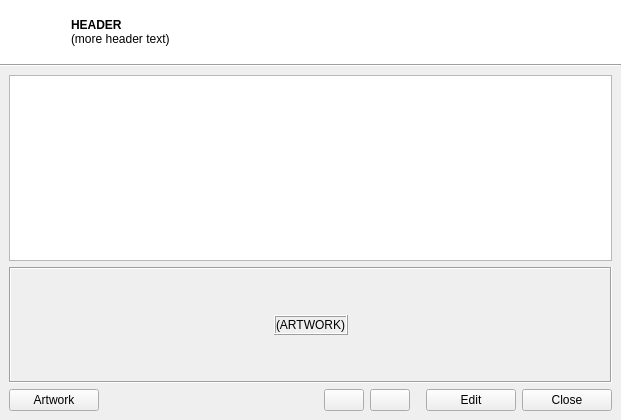
<?xml version="1.0" encoding="UTF-8"?>
<ui version="4.0">
 <class>MetaInfo</class>
 <widget class="QDialog" name="MetaInfo">
  <property name="geometry">
   <rect>
    <x>0</x>
    <y>0</y>
    <width>621</width>
    <height>420</height>
   </rect>
  </property>
  <property name="windowTitle">
   <string>Meta Information</string>
  </property>
  <layout class="QVBoxLayout" name="verticalLayout_2">
   <property name="margin">
    <number>0</number>
   </property>
   <item>
    <layout class="QVBoxLayout" name="verticalLayout">
     <property name="spacing">
      <number>0</number>
     </property>
     <item>
      <widget class="QFrame" name="headerFrame">
       <property name="minimumSize">
        <size>
         <width>0</width>
         <height>64</height>
        </size>
       </property>
       <property name="maximumSize">
        <size>
         <width>16777215</width>
         <height>64</height>
        </size>
       </property>
       <property name="palette">
        <palette>
         <active>
          <colorrole role="Base">
           <brush brushstyle="SolidPattern">
            <color alpha="255">
             <red>255</red>
             <green>255</green>
             <blue>255</blue>
            </color>
           </brush>
          </colorrole>
          <colorrole role="Window">
           <brush brushstyle="SolidPattern">
            <color alpha="255">
             <red>255</red>
             <green>255</green>
             <blue>255</blue>
            </color>
           </brush>
          </colorrole>
         </active>
         <inactive>
          <colorrole role="Base">
           <brush brushstyle="SolidPattern">
            <color alpha="255">
             <red>255</red>
             <green>255</green>
             <blue>255</blue>
            </color>
           </brush>
          </colorrole>
          <colorrole role="Window">
           <brush brushstyle="SolidPattern">
            <color alpha="255">
             <red>255</red>
             <green>255</green>
             <blue>255</blue>
            </color>
           </brush>
          </colorrole>
         </inactive>
         <disabled>
          <colorrole role="Base">
           <brush brushstyle="SolidPattern">
            <color alpha="255">
             <red>255</red>
             <green>255</green>
             <blue>255</blue>
            </color>
           </brush>
          </colorrole>
          <colorrole role="Window">
           <brush brushstyle="SolidPattern">
            <color alpha="255">
             <red>255</red>
             <green>255</green>
             <blue>255</blue>
            </color>
           </brush>
          </colorrole>
         </disabled>
        </palette>
       </property>
       <property name="autoFillBackground">
        <bool>true</bool>
       </property>
       <property name="frameShape">
        <enum>QFrame::NoFrame</enum>
       </property>
       <property name="frameShadow">
        <enum>QFrame::Raised</enum>
       </property>
       <layout class="QHBoxLayout" name="horizontalLayout_3">
        <item>
         <layout class="QHBoxLayout" name="horizontalLayout_2">
          <item>
           <widget class="QLabel" name="label">
            <property name="maximumSize">
             <size>
              <width>56</width>
              <height>16777215</height>
             </size>
            </property>
            <property name="text">
             <string/>
            </property>
            <property name="pixmap">
             <pixmap resource="../res/Images.qrc">:/images/HeaderIcon_MetaInfo.png</pixmap>
            </property>
           </widget>
          </item>
          <item>
           <widget class="QLabel" name="labelHeaderText">
            <property name="font">
             <font>
              <weight>50</weight>
              <bold>false</bold>
             </font>
            </property>
            <property name="text">
             <string notr="true">&lt;b&gt;HEADER&lt;/b&gt;&lt;br&gt;(more header text)</string>
            </property>
           </widget>
          </item>
         </layout>
        </item>
       </layout>
      </widget>
     </item>
     <item>
      <widget class="QFrame" name="frame">
       <property name="maximumSize">
        <size>
         <width>16777215</width>
         <height>2</height>
        </size>
       </property>
       <property name="frameShape">
        <enum>QFrame::HLine</enum>
       </property>
       <property name="frameShadow">
        <enum>QFrame::Sunken</enum>
       </property>
      </widget>
     </item>
     <item>
      <layout class="QVBoxLayout" name="verticalLayout_3">
       <property name="spacing">
        <number>6</number>
       </property>
       <property name="margin">
        <number>9</number>
       </property>
       <item>
        <widget class="QTableView" name="tableView">
         <property name="contextMenuPolicy">
          <enum>Qt::CustomContextMenu</enum>
         </property>
         <property name="selectionMode">
          <enum>QAbstractItemView::SingleSelection</enum>
         </property>
         <property name="selectionBehavior">
          <enum>QAbstractItemView::SelectRows</enum>
         </property>
         <property name="wordWrap">
          <bool>false</bool>
         </property>
         <attribute name="horizontalHeaderHighlightSections">
          <bool>false</bool>
         </attribute>
         <attribute name="verticalHeaderHighlightSections">
          <bool>false</bool>
         </attribute>
        </widget>
       </item>
       <item>
        <widget class="QFrame" name="frameArtwork">
         <property name="contextMenuPolicy">
          <enum>Qt::CustomContextMenu</enum>
         </property>
         <property name="frameShape">
          <enum>QFrame::Box</enum>
         </property>
         <property name="frameShadow">
          <enum>QFrame::Sunken</enum>
         </property>
         <property name="lineWidth">
          <number>1</number>
         </property>
         <layout class="QGridLayout" name="gridLayout_2">
          <item row="0" column="0">
           <layout class="QGridLayout" name="gridLayout">
            <property name="spacing">
             <number>0</number>
            </property>
            <item row="0" column="1">
             <spacer name="verticalSpacer_2">
              <property name="orientation">
               <enum>Qt::Vertical</enum>
              </property>
              <property name="sizeHint" stdset="0">
               <size>
                <width>20</width>
                <height>40</height>
               </size>
              </property>
             </spacer>
            </item>
            <item row="2" column="1">
             <spacer name="verticalSpacer">
              <property name="orientation">
               <enum>Qt::Vertical</enum>
              </property>
              <property name="sizeHint" stdset="0">
               <size>
                <width>20</width>
                <height>40</height>
               </size>
              </property>
             </spacer>
            </item>
            <item row="1" column="1">
             <widget class="QFrame" name="frameArtworkInner">
              <property name="frameShape">
               <enum>QFrame::Box</enum>
              </property>
              <property name="frameShadow">
               <enum>QFrame::Raised</enum>
              </property>
              <layout class="QVBoxLayout" name="verticalLayout_5">
               <property name="spacing">
                <number>0</number>
               </property>
               <property name="margin">
                <number>0</number>
               </property>
               <item>
                <layout class="QVBoxLayout" name="verticalLayout_4">
                 <property name="spacing">
                  <number>0</number>
                 </property>
                 <property name="leftMargin">
                  <number>0</number>
                 </property>
                 <item>
                  <widget class="QLabel" name="labelArtwork">
                   <property name="contextMenuPolicy">
                    <enum>Qt::CustomContextMenu</enum>
                   </property>
                   <property name="text">
                    <string notr="true">(ARTWORK)</string>
                   </property>
                  </widget>
                 </item>
                </layout>
               </item>
              </layout>
             </widget>
            </item>
            <item row="1" column="2">
             <spacer name="horizontalSpacer_3">
              <property name="orientation">
               <enum>Qt::Horizontal</enum>
              </property>
              <property name="sizeHint" stdset="0">
               <size>
                <width>40</width>
                <height>20</height>
               </size>
              </property>
             </spacer>
            </item>
            <item row="1" column="0">
             <spacer name="horizontalSpacer_5">
              <property name="orientation">
               <enum>Qt::Horizontal</enum>
              </property>
              <property name="sizeHint" stdset="0">
               <size>
                <width>40</width>
                <height>20</height>
               </size>
              </property>
             </spacer>
            </item>
           </layout>
          </item>
         </layout>
        </widget>
       </item>
       <item>
        <layout class="QHBoxLayout" name="horizontalLayout">
         <item>
          <widget class="QPushButton" name="buttonArtwork">
           <property name="minimumSize">
            <size>
             <width>90</width>
             <height>0</height>
            </size>
           </property>
           <property name="text">
            <string>Artwork</string>
           </property>
           <property name="icon">
            <iconset resource="../res/Icons.qrc">
             <normaloff>:/icons/photo.png</normaloff>:/icons/photo.png</iconset>
           </property>
           <property name="iconSize">
            <size>
             <width>16</width>
             <height>16</height>
            </size>
           </property>
           <property name="checkable">
            <bool>true</bool>
           </property>
           <property name="autoDefault">
            <bool>false</bool>
           </property>
          </widget>
         </item>
         <item>
          <spacer name="horizontalSpacer">
           <property name="orientation">
            <enum>Qt::Horizontal</enum>
           </property>
           <property name="sizeHint" stdset="0">
            <size>
             <width>40</width>
             <height>20</height>
            </size>
           </property>
          </spacer>
         </item>
         <item>
          <widget class="QPushButton" name="upButton">
           <property name="text">
            <string/>
           </property>
           <property name="icon">
            <iconset resource="../res/Icons.qrc">
             <normaloff>:/icons/arrow_up.png</normaloff>:/icons/arrow_up.png</iconset>
           </property>
           <property name="iconSize">
            <size>
             <width>16</width>
             <height>16</height>
            </size>
           </property>
           <property name="autoDefault">
            <bool>false</bool>
           </property>
          </widget>
         </item>
         <item>
          <widget class="QPushButton" name="downButton">
           <property name="text">
            <string/>
           </property>
           <property name="icon">
            <iconset resource="../res/Icons.qrc">
             <normaloff>:/icons/arrow_down.png</normaloff>:/icons/arrow_down.png</iconset>
           </property>
           <property name="iconSize">
            <size>
             <width>16</width>
             <height>16</height>
            </size>
           </property>
           <property name="autoDefault">
            <bool>false</bool>
           </property>
          </widget>
         </item>
         <item>
          <spacer name="horizontalSpacer_2">
           <property name="orientation">
            <enum>Qt::Horizontal</enum>
           </property>
           <property name="sizeType">
            <enum>QSizePolicy::Fixed</enum>
           </property>
           <property name="sizeHint" stdset="0">
            <size>
             <width>10</width>
             <height>20</height>
            </size>
           </property>
          </spacer>
         </item>
         <item>
          <widget class="QPushButton" name="editButton">
           <property name="minimumSize">
            <size>
             <width>90</width>
             <height>0</height>
            </size>
           </property>
           <property name="text">
            <string>Edit</string>
           </property>
           <property name="icon">
            <iconset resource="../res/Icons.qrc">
             <normaloff>:/icons/table_edit.png</normaloff>:/icons/table_edit.png</iconset>
           </property>
           <property name="iconSize">
            <size>
             <width>16</width>
             <height>16</height>
            </size>
           </property>
           <property name="autoDefault">
            <bool>false</bool>
           </property>
          </widget>
         </item>
         <item>
          <widget class="QPushButton" name="closeButton">
           <property name="minimumSize">
            <size>
             <width>90</width>
             <height>0</height>
            </size>
           </property>
           <property name="text">
            <string>Close</string>
           </property>
           <property name="icon">
            <iconset resource="../res/Icons.qrc">
             <normaloff>:/icons/cross.png</normaloff>:/icons/cross.png</iconset>
           </property>
           <property name="iconSize">
            <size>
             <width>16</width>
             <height>16</height>
            </size>
           </property>
           <property name="autoDefault">
            <bool>false</bool>
           </property>
          </widget>
         </item>
        </layout>
       </item>
      </layout>
     </item>
    </layout>
   </item>
  </layout>
 </widget>
 <tabstops>
  <tabstop>closeButton</tabstop>
  <tabstop>upButton</tabstop>
  <tabstop>downButton</tabstop>
  <tabstop>editButton</tabstop>
  <tabstop>tableView</tabstop>
 </tabstops>
 <resources>
  <include location="../res/Icons.qrc"/>
  <include location="../res/Images.qrc"/>
  <include location="../res/Images.qrc"/>
  <include location="../res/Images.qrc"/>
  <include location="../res/Images.qrc"/>
  <include location="../res/Images.qrc"/>
  <include location="../res/Images.qrc"/>
  <include location="../res/Images.qrc"/>
  <include location="../res/Images.qrc"/>
  <include location="../res/Images.qrc"/>
  <include location="../res/Images.qrc"/>
  <include location="../res/Images.qrc"/>
  <include location="../res/Images.qrc"/>
  <include location="../res/Images.qrc"/>
  <include location="../res/Images.qrc"/>
  <include location="../res/Images.qrc"/>
  <include location="../res/Images.qrc"/>
  <include location="../res/Images.qrc"/>
  <include location="../res/Images.qrc"/>
  <include location="../res/Images.qrc"/>
  <include location="../res/Images.qrc"/>
  <include location="../res/Images.qrc"/>
  <include location="../res/Images.qrc"/>
  <include location="../res/Images.qrc"/>
  <include location="../res/Images.qrc"/>
  <include location="../res/Images.qrc"/>
  <include location="../res/Images.qrc"/>
 </resources>
 <connections>
  <connection>
   <sender>closeButton</sender>
   <signal>clicked()</signal>
   <receiver>MetaInfo</receiver>
   <slot>close()</slot>
   <hints>
    <hint type="sourcelabel">
     <x>609</x>
     <y>408</y>
    </hint>
    <hint type="destinationlabel">
     <x>310</x>
     <y>240</y>
    </hint>
   </hints>
  </connection>
  <connection>
   <sender>tableView</sender>
   <signal>activated(QModelIndex)</signal>
   <receiver>editButton</receiver>
   <slot>click()</slot>
   <hints>
    <hint type="sourcelabel">
     <x>310</x>
     <y>226</y>
    </hint>
    <hint type="destinationlabel">
     <x>468</x>
     <y>396</y>
    </hint>
   </hints>
  </connection>
  <connection>
   <sender>buttonArtwork</sender>
   <signal>clicked(bool)</signal>
   <receiver>tableView</receiver>
   <slot>setHidden(bool)</slot>
   <hints>
    <hint type="sourcelabel">
     <x>55</x>
     <y>396</y>
    </hint>
    <hint type="destinationlabel">
     <x>310</x>
     <y>217</y>
    </hint>
   </hints>
  </connection>
  <connection>
   <sender>buttonArtwork</sender>
   <signal>clicked(bool)</signal>
   <receiver>frameArtwork</receiver>
   <slot>setVisible(bool)</slot>
   <hints>
    <hint type="sourcelabel">
     <x>55</x>
     <y>396</y>
    </hint>
    <hint type="destinationlabel">
     <x>310</x>
     <y>360</y>
    </hint>
   </hints>
  </connection>
 </connections>
</ui>
